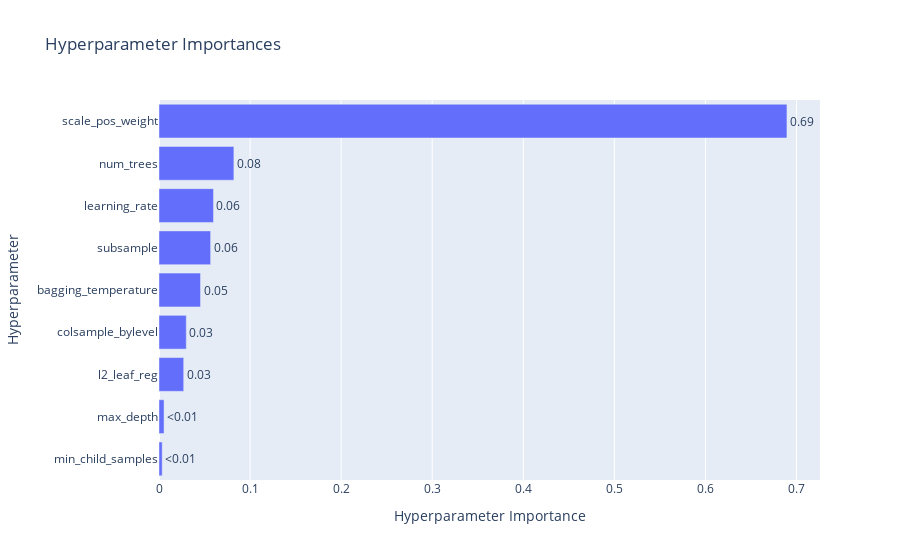

The code cell stored with this chart in its notebook:
### Code cell
optuna.visualization.plot_param_importances(study)

### Figure 1 — Plotly figure (JSON) as saved in the notebook; plotly's stock layout.template omitted (floating-point values rounded to 4 significant figures)
{"data": [{"cliponaxis": false, "hovertemplate": ["min_child_samples (IntDistribution): 0.00350524621709615<extra></extra>", "max_depth (IntDistribution): 0.005550436416397495<extra></extra>", "l2_leaf_reg (FloatDistribution): 0.02710707055098623<extra></extra>", "colsample_bylevel (FloatDistribution): 0.029955051064274457<extra></extra>", "bagging_temperature (FloatDistribution): 0.04559329806234787<extra></extra>", "subsample (FloatDistribution): 0.056691477160771934<extra></extra>", "learning_rate (FloatDistribution): 0.059826116183883615<extra></extra>", "num_trees (IntDistribution): 0.08222919518717035<extra></extra>", "scale_pos_weight (FloatDistribution): 0.6895421091570717<extra></extra>"], "name": "Objective Value", "orientation": "h", "text": ["<0.01", "<0.01", "0.03", "0.03", "0.05", "0.06", "0.06", "0.08", "0.69"], "textposition": "outside", "type": "bar", "x": [0.003505, 0.00555, 0.02711, 0.02996, 0.04559, 0.05669, 0.05983, 0.08223, 0.6895], "y": ["min_child_samples", "max_depth", "l2_leaf_reg", "colsample_bylevel", "bagging_temperature", "subsample", "learning_rate", "num_trees", "scale_pos_weight"]}], "layout": {"title": {"text": "Hyperparameter Importances"}, "xaxis": {"title": {"text": "Hyperparameter Importance"}}, "yaxis": {"title": {"text": "Hyperparameter"}}}}
